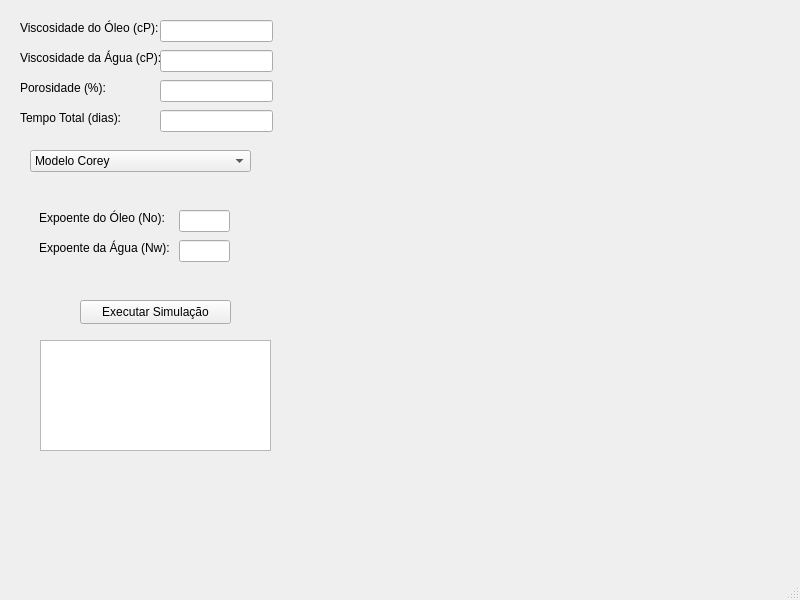
<?xml version="1.0" encoding="UTF-8"?>
<ui version="4.0">
 <class>MainWindow</class>
 <widget class="QMainWindow" name="MainWindow">
  <property name="geometry">
   <rect>
    <x>0</x>
    <y>0</y>
    <width>800</width>
    <height>600</height>
   </rect>
  </property>
  <property name="windowTitle">
   <string>MainWindow</string>
  </property>
  <widget class="QWidget" name="centralwidget">
   <widget class="QLabel" name="le">
    <property name="geometry">
     <rect>
      <x>20</x>
      <y>20</y>
      <width>141</width>
      <height>16</height>
     </rect>
    </property>
    <property name="text">
     <string>Viscosidade do Óleo (cP):</string>
    </property>
   </widget>
   <widget class="QLabel" name="lineedit6">
    <property name="geometry">
     <rect>
      <x>20</x>
      <y>50</y>
      <width>141</width>
      <height>16</height>
     </rect>
    </property>
    <property name="text">
     <string>Viscosidade da Água (cP):</string>
    </property>
   </widget>
   <widget class="QLabel" name="liniedit3">
    <property name="geometry">
     <rect>
      <x>20</x>
      <y>80</y>
      <width>91</width>
      <height>16</height>
     </rect>
    </property>
    <property name="text">
     <string>Porosidade (%):</string>
    </property>
   </widget>
   <widget class="QLabel" name="lineedit">
    <property name="geometry">
     <rect>
      <x>20</x>
      <y>110</y>
      <width>111</width>
      <height>16</height>
     </rect>
    </property>
    <property name="text">
     <string>Tempo Total (dias):</string>
    </property>
   </widget>
   <widget class="QLineEdit" name="leViscOleo">
    <property name="geometry">
     <rect>
      <x>160</x>
      <y>20</y>
      <width>113</width>
      <height>22</height>
     </rect>
    </property>
   </widget>
   <widget class="QLineEdit" name="leViscAgua">
    <property name="geometry">
     <rect>
      <x>160</x>
      <y>50</y>
      <width>113</width>
      <height>22</height>
     </rect>
    </property>
   </widget>
   <widget class="QLineEdit" name="lePorosidade">
    <property name="geometry">
     <rect>
      <x>160</x>
      <y>80</y>
      <width>113</width>
      <height>22</height>
     </rect>
    </property>
   </widget>
   <widget class="QLineEdit" name="leTempo">
    <property name="geometry">
     <rect>
      <x>160</x>
      <y>110</y>
      <width>113</width>
      <height>22</height>
     </rect>
    </property>
   </widget>
   <widget class="QPushButton" name="btnSimular">
    <property name="geometry">
     <rect>
      <x>80</x>
      <y>300</y>
      <width>151</width>
      <height>24</height>
     </rect>
    </property>
    <property name="text">
     <string>Executar Simulação</string>
    </property>
   </widget>
   <widget class="QPlainTextEdit" name="txtLog">
    <property name="geometry">
     <rect>
      <x>40</x>
      <y>340</y>
      <width>231</width>
      <height>111</height>
     </rect>
    </property>
   </widget>
   <widget class="QComboBox" name="cbModeloPerm">
    <property name="geometry">
     <rect>
      <x>30</x>
      <y>150</y>
      <width>221</width>
      <height>22</height>
     </rect>
    </property>
    <item>
     <property name="text">
      <string>Modelo Corey</string>
     </property>
    </item>
    <item>
     <property name="text">
      <string>Modelo LET</string>
     </property>
    </item>
    <item>
     <property name="text">
      <string>Modelo Chierici</string>
     </property>
    </item>
    <item>
     <property name="text">
      <string>Dados de Tabela</string>
     </property>
    </item>
   </widget>
   <widget class="QStackedWidget" name="stkModelos">
    <property name="geometry">
     <rect>
      <x>29</x>
      <y>190</y>
      <width>241</width>
      <height>80</height>
     </rect>
    </property>
    <property name="currentIndex">
     <number>0</number>
    </property>
    <widget class="QWidget" name="pgCorey">
     <widget class="QLabel" name="label">
      <property name="geometry">
       <rect>
        <x>10</x>
        <y>20</y>
        <width>131</width>
        <height>16</height>
       </rect>
      </property>
      <property name="text">
       <string>Expoente do Óleo (No):</string>
      </property>
     </widget>
     <widget class="QLabel" name="label_2">
      <property name="geometry">
       <rect>
        <x>10</x>
        <y>50</y>
        <width>131</width>
        <height>16</height>
       </rect>
      </property>
      <property name="text">
       <string>Expoente da Água (Nw):</string>
      </property>
     </widget>
     <widget class="QLineEdit" name="leCoreyNo">
      <property name="geometry">
       <rect>
        <x>150</x>
        <y>20</y>
        <width>51</width>
        <height>22</height>
       </rect>
      </property>
     </widget>
     <widget class="QLineEdit" name="leCoreyNw">
      <property name="geometry">
       <rect>
        <x>150</x>
        <y>50</y>
        <width>51</width>
        <height>22</height>
       </rect>
      </property>
     </widget>
    </widget>
    <widget class="QWidget" name="pgOutros">
     <widget class="QLabel" name="label_3">
      <property name="geometry">
       <rect>
        <x>40</x>
        <y>30</y>
        <width>161</width>
        <height>31</height>
       </rect>
      </property>
      <property name="text">
       <string>Em desenvolvimento</string>
      </property>
     </widget>
    </widget>
   </widget>
   <widget class="QCustomPlot" name="plotSaturacao" native="true">
    <property name="geometry">
     <rect>
      <x>300</x>
      <y>20</y>
      <width>331</width>
      <height>421</height>
     </rect>
    </property>
   </widget>
  </widget>
  <widget class="QMenuBar" name="menubar">
   <property name="geometry">
    <rect>
     <x>0</x>
     <y>0</y>
     <width>800</width>
     <height>22</height>
    </rect>
   </property>
  </widget>
  <widget class="QStatusBar" name="statusbar"/>
 </widget>
 <customwidgets>
  <customwidget>
   <class>QCustomPlot</class>
   <extends>QWidget</extends>
   <header>src/View/qcustomplot.h</header>
   <container>1</container>
  </customwidget>
 </customwidgets>
 <resources/>
 <connections/>
</ui>
